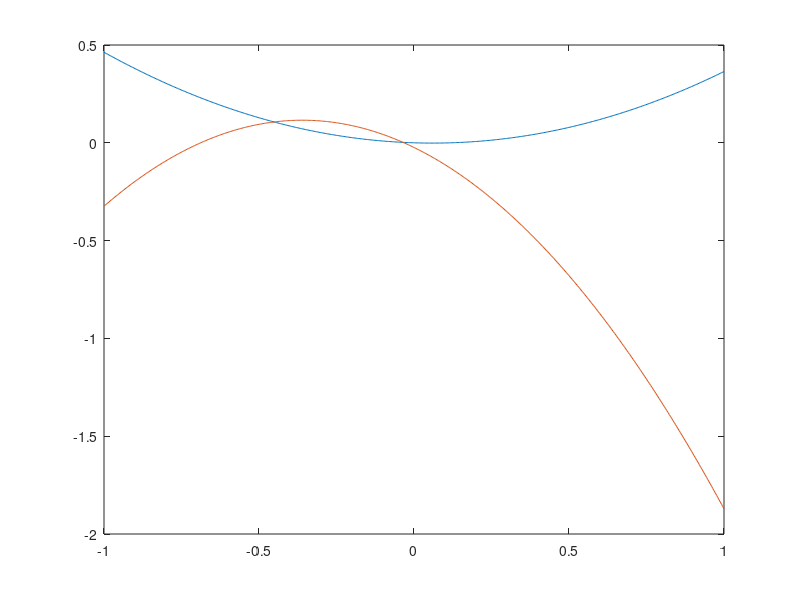

Reproduce this figure in MATLAB. (Note: this script raises an error after producing the figure.)
clear all
clc
U = 1;
R = .1;
rho = 1;
omega = 2*pi;
% we are modeling the forces on the cylinder using the potential flow
% theory
%
%  g: is theta dependent circulation! (as if there are wholes on the
%  cylinder and they disturb the flow and change its direction).
%
vth = @(th,t,g) -2*U*R*sin(th) + (sin(omega*t)*pi + .15)*.5/pi + g*sin(th/3) ;
p   = @(th,t,g) 1/2*rho*(U^2 - vth(th,t,g).*vth(th,t,g)); 
sigmax  = @(th,t,g) cos(th).*p(th,t,g);
sigmay  = @(th,t,g) sin(th).*p(th,t,g);
Nth = 64;
Nt  = 32;
th  = [0:2*pi/(Nth-1):2*pi];
t = [0:1/(Nt-1):1]';
Ng = 500;
gg = [-1:2/(Ng-1):1];
for j=1:Ng
    g = gg(j);
    for k=1:Nt
        fx(k) = trapz(th,sigmax(th,t(k),g))/(2*pi);
        fy(k) = trapz(th,sigmay(th,t(k),g))/(2*pi);
    end
    fybar(j) = trapz(t,fy)/(rho*U*U*R);
    fxbar(j) = trapz(t,fx)/(rho*U*U*R);
end
%%
figure(1)
plot(gg,fxbar,gg,-fybar);
%grid on
%%
%figure
%contourf(sigmay(th,t,1));
%%
%figure
%contourf(sigmax(th,t,0.5))
%%
my_dir = pwd;
backslashes = strfind(my_dir,filesep);
data_dir = my_dir(1:backslashes(end)-1) + "\MATLAB data";

writematrix(fxbar, data_dir + "\Magnus_Train_Data_500s_64th_32t\CD.dat");
writematrix(-fybar, data_dir + "\Magnus_Train_Data_500s_64th_32t\CL.dat");

for i = 1:Ng
    writematrix(sigmax(th,t,gg(i)), data_dir + "\Magnus_Train_Data_500s_64th_32t\sampleCD_" + int2str(i) + ".dat");
    writematrix(-sigmay(th,t,gg(i)), data_dir + "\Magnus_Train_Data_500s_64th_32t\sampleCL_" + int2str(i) + ".dat");
end
